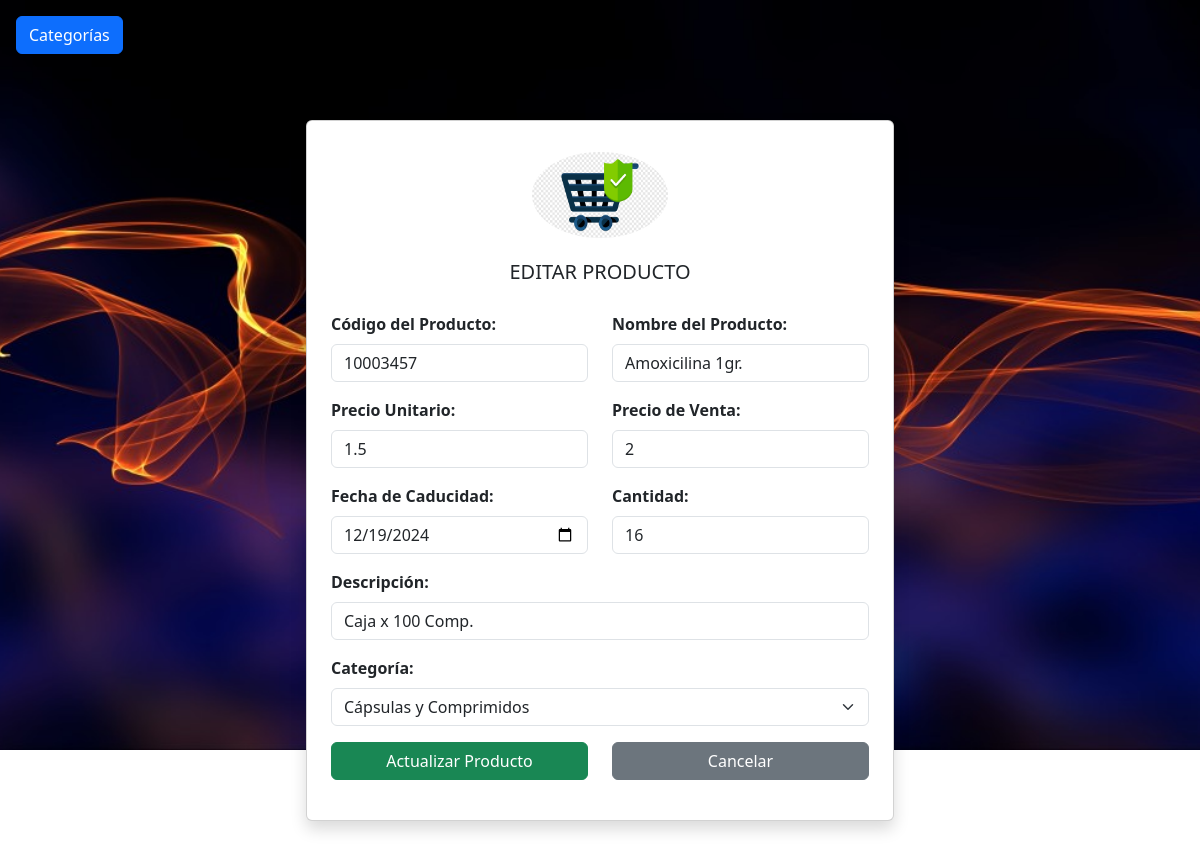
The page /productos/editar/2 on the database as committed earlier.
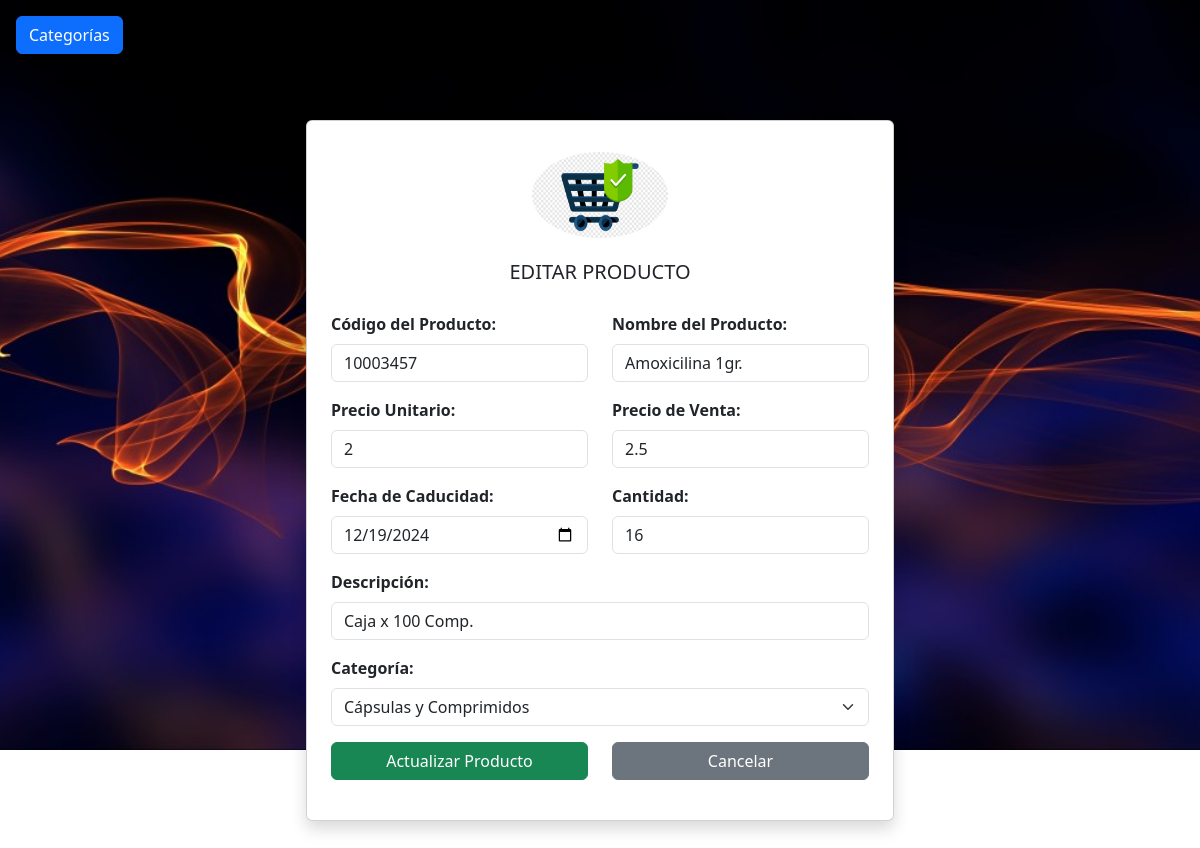
The same page on the database as committed later.
### tables this page shows
CREATE TABLE producto (
        id_pro INTEGER PRIMARY KEY,
        cod_pro INTEGER NOT NULL,
        nombre_pro TEXT UNIQUE NOT NULL,
        precio_unitario INTEGER NOT NULL,
        precio_de_venta INTEGER NOT NULL,
        fecha_caducidad TEXT NOT NULL,
        cantidad INTEGER NOT NULL,
        descripcion TEXT NOT NULL,
        cod_cate INTEGER NOT NULL,
        FOREIGN KEY (cod_cate) REFERENCES categoria (cod_cate)
        );

CREATE TABLE categoria (
        cod_cate INTEGER PRIMARY KEY,
        nombre_cate TEXT NOT NULL,
        cod_prov INTEGER NOT NULL,
        FOREIGN KEY (cod_prov) REFERENCES proveedores (cod_prov)
        );

### app.py (the view)
@app.route("/productos/editar/<int:id_pro>")
def editar_producto(id_pro):
    conn=sqlite3.connect("sistema_farmacia.db")
    conn.row_factory=sqlite3.Row
    cursor=conn.cursor()
    cursor.execute('SELECT cod_cate, nombre_cate FROM categoria')
    categorias = cursor.fetchall()
    cursor.execute("select * from producto where id_pro=?",(id_pro,))
    producto= cursor.fetchone()
    conn.close()
    return render_template("/productos/editar_producto.html",producto=producto,categorias=categorias)

### templates/productos/editar_producto.html (shortened to what the changed rows need)
<!doctype html>
<html lang="es">
  <head>
    <link href="https://cdn.jsdelivr.net/npm/bootstrap@5.3.3/dist/css/bootstrap.min.css" rel="stylesheet">
    <link rel="stylesheet" href="{{ url_for('static', filename='css/estilos_registro_usuario.css') }}">
  </head>
  <body>
    <div class="container d-flex justify-content-center align-items-center vh-100">
        <div class="card p-4 shadow container-form">
            <form action="{{ url_for('actualizar_producto') }}" method="POST">
                <div class="row mb-3">
                    <div class="col-md-6">
                        <label for="cod_pro" class="form-label">Código del Producto:</label>
                        <input type="text" class="form-control" name="cod_pro" value="{{ producto['cod_pro'] }}" required>
                    </div>
                    <div class="col-md-6">
                        <label for="nombre_pro" class="form-label">Nombre del Producto:</label>
                        <input type="text" class="form-control" name="nombre_pro" value="{{ producto['nombre_pro'] }}" required>
                    </div>
                </div>
                <div class="row mb-3">
                    <div class="col-md-6">
                        <label for="precio_unitario" class="form-label">Precio Unitario:</label>
                        <input type="number" class="form-control" id="precio_unitario" name="precio_unitario" min="0" step="0.01" value="{{ producto['precio_unitario'] }}" required>
                    </div>
                    <div class="col-md-6">
                        <label for="precio_de_venta" class="form-label">Precio de Venta:</label>
                        <input type="number" class="form-control" id="precio_de_venta" name="precio_de_venta" min="0" step="0.01" value="{{ producto['precio_de_venta'] }}" required>
                    </div>
                </div>
                <div class="row mb-3">
                    <div class="col-md-6">
                        <label for="fecha_caducidad" class="form-label">Fecha de Caducidad:</label>
                        <input type="date" class="form-control" name="fecha_caducidad" value="{{ producto['fecha_caducidad'] }}" required>
                    </div>
                    <div class="col-md-6">
                        <label for="cantidad" class="form-label">Cantidad:</label>
                        <input type="number" class="form-control" name="cantidad" min="0" value="{{ producto['cantidad'] }}" required>
                    </div>
                </div>
                <div class="row mb-3">
                    <div class="col-md-12">
                        <label for="descripcion" class="form-label">Descripción:</label>
                        <input type="text" class="form-control" name="descripcion" value="{{ producto['descripcion'] }}" required>
                    </div>
                </div>
                <div class="row mb-3">
                    <div class="col-md-12">
                        <label for="cod_cate" class="form-label">Categoría:</label>
                        <select id="cod_cate" class="form-select" name="cod_cate" required>
                            {% for categoria in categorias %}
                            <option value="{{ categoria.cod_cate }}"{% if categoria.cod_cate == producto.cod_cate %}selected{% endif %}>{{ categoria.nombre_cate }}</option>
                            {% endfor %}
                        </select>
                    </div>
                </div>
            </form>
        </div>
    </div>
  </body>
</html>

Rows that differ between the two databases and show on the page:
changed producto "Amoxicilina 1gr.": precio_unitario "1.5" → "2"; precio_de_venta "2" → "2.5"
